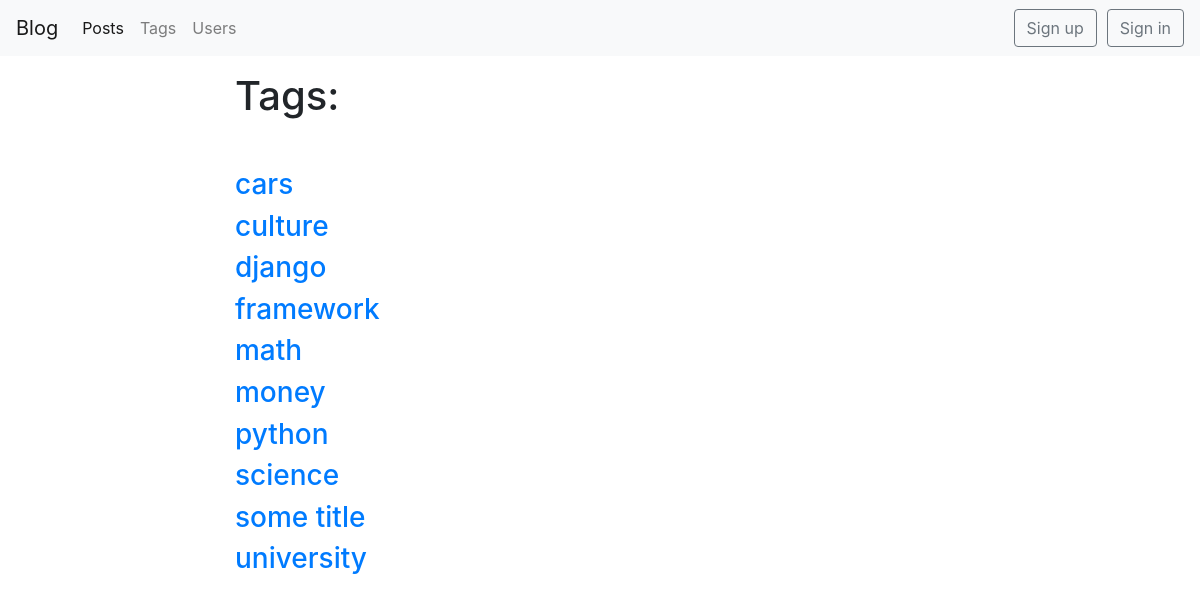
The page /blog/tags/ on the database its author committed.
### blog/models.py (models this page shows, shortened)
class Tag(models.Model):
    title = models.CharField(max_length=50)
    slug = models.SlugField(max_length=50, unique=True)
    def get_absolute_url(self):
        return reverse('tag_detail_url', kwargs={'slug': self.slug})
    class Meta:
        ordering = ['title']

### blog/views.py (the view)
# urls.py: path('tags/', tags_list, name='tags_list_url'),
def tags_list(request):
    tags = Tag.objects.all()
    return render(request, 'blog/tags_list.html', context={'tags': tags})

### blog/templates/blog/tags_list.html
{% extends 'blog/base_blog.html' %}
{% block content %}
    <h1 class="mb-5">Tags:</h1>
    {% for tag in tags %}
        <h3><a href="{{ tag.get_absolute_url }}"> {{ tag.title }}</a></h3>
    {% endfor %}
{% endblock %}

### rows shown on the page
Tag: title "cars"
Tag: title "culture"
Tag: title "django"
Tag: title "framework"
Tag: title "math"
Tag: title "money"
Tag: title "python"
Tag: title "science"
Tag: title "some title"
Tag: title "university"
